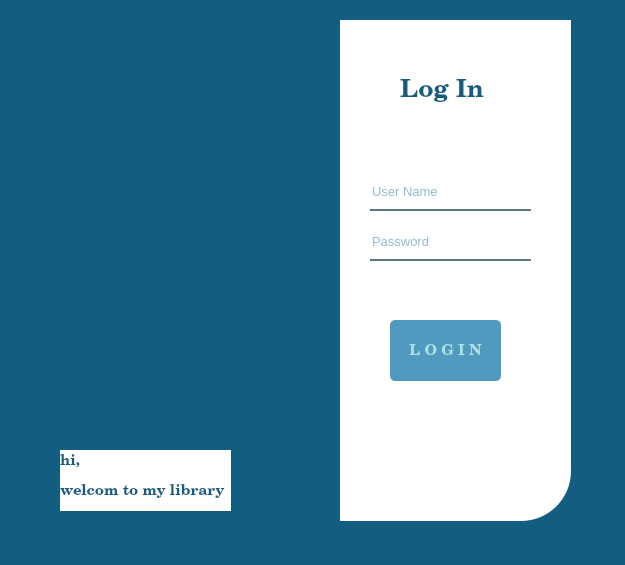
<?xml version="1.0" encoding="UTF-8"?>
<ui version="4.0">
 <class>Form</class>
 <widget class="QWidget" name="Form">
  <property name="geometry">
   <rect>
    <x>0</x>
    <y>0</y>
    <width>625</width>
    <height>565</height>
   </rect>
  </property>
  <property name="minimumSize">
   <size>
    <width>625</width>
    <height>565</height>
   </size>
  </property>
  <property name="maximumSize">
   <size>
    <width>625</width>
    <height>565</height>
   </size>
  </property>
  <property name="windowTitle">
   <string>Form</string>
  </property>
  <widget class="QLabel" name="label">
   <property name="geometry">
    <rect>
     <x>80</x>
     <y>60</y>
     <width>47</width>
     <height>13</height>
    </rect>
   </property>
   <property name="text">
    <string/>
   </property>
  </widget>
  <widget class="QWidget" name="widget_2" native="true">
   <property name="enabled">
    <bool>true</bool>
   </property>
   <property name="geometry">
    <rect>
     <x>-10</x>
     <y>0</y>
     <width>800</width>
     <height>600</height>
    </rect>
   </property>
   <property name="styleSheet">
    <string notr="true">background-color:rgb(19,93,128);</string>
   </property>
   <widget class="QWidget" name="widget" native="true">
    <property name="geometry">
     <rect>
      <x>0</x>
      <y>0</y>
      <width>600</width>
      <height>800</height>
     </rect>
    </property>
    <property name="minimumSize">
     <size>
      <width>600</width>
      <height>800</height>
     </size>
    </property>
    <property name="sizeIncrement">
     <size>
      <width>800</width>
      <height>600</height>
     </size>
    </property>
    <widget class="QLabel" name="label_2">
     <property name="geometry">
      <rect>
       <x>70</x>
       <y>170</y>
       <width>47</width>
       <height>13</height>
      </rect>
     </property>
     <property name="text">
      <string/>
     </property>
    </widget>
    <widget class="QLabel" name="label_3">
     <property name="geometry">
      <rect>
       <x>60</x>
       <y>20</y>
       <width>291</width>
       <height>501</height>
      </rect>
     </property>
     <property name="styleSheet">
      <string notr="true">background-image: url(:/belle/bel.jpg);
border-top-left-radius:50px;
</string>
     </property>
     <property name="text">
      <string/>
     </property>
    </widget>
    <widget class="QLabel" name="label_4">
     <property name="geometry">
      <rect>
       <x>350</x>
       <y>20</y>
       <width>231</width>
       <height>501</height>
      </rect>
     </property>
     <property name="styleSheet">
      <string notr="true">background-color:rgba(255,255,255,255);
border-bottom-right-radius:50px;</string>
     </property>
     <property name="text">
      <string/>
     </property>
    </widget>
    <widget class="QLabel" name="label_5">
     <property name="geometry">
      <rect>
       <x>410</x>
       <y>70</y>
       <width>111</width>
       <height>41</height>
      </rect>
     </property>
     <property name="font">
      <font>
       <family>Century</family>
       <pointsize>19</pointsize>
       <weight>75</weight>
       <bold>true</bold>
      </font>
     </property>
     <property name="styleSheet">
      <string notr="true">color:rgb(19,93,128);
background-color:rgb(255,255,255)</string>
     </property>
     <property name="text">
      <string>Log In</string>
     </property>
    </widget>
    <widget class="QLineEdit" name="lineEdit">
     <property name="geometry">
      <rect>
       <x>380</x>
       <y>180</y>
       <width>161</width>
       <height>31</height>
      </rect>
     </property>
     <property name="font">
      <font>
       <pointsize>10</pointsize>
      </font>
     </property>
     <property name="styleSheet">
      <string notr="true">background-color:rgba(0,0,0,0);
border:none;
border-bottom:2px solid rgba(46,82,101,200);
color:rgb(37,120,159);
padding-bottom:7px;</string>
     </property>
     <property name="text">
      <string/>
     </property>
     <property name="placeholderText">
      <string>User Name</string>
     </property>
    </widget>
    <widget class="QLineEdit" name="lineEdit_2">
     <property name="geometry">
      <rect>
       <x>380</x>
       <y>230</y>
       <width>161</width>
       <height>31</height>
      </rect>
     </property>
     <property name="font">
      <font>
       <pointsize>10</pointsize>
      </font>
     </property>
     <property name="styleSheet">
      <string notr="true">background-color:rgba(0,0,0,0);
border:none;
border-bottom:2px solid rgba(46,82,101,200);
color:rgb(37,120,159);
padding-bottom:7px;</string>
     </property>
     <property name="text">
      <string/>
     </property>
     <property name="echoMode">
      <enum>QLineEdit::Password</enum>
     </property>
     <property name="placeholderText">
      <string>Password</string>
     </property>
    </widget>
    <widget class="QPushButton" name="pushButton">
     <property name="geometry">
      <rect>
       <x>400</x>
       <y>320</y>
       <width>111</width>
       <height>61</height>
      </rect>
     </property>
     <property name="font">
      <font>
       <family>Century</family>
       <pointsize>11</pointsize>
       <weight>75</weight>
       <bold>true</bold>
      </font>
     </property>
     <property name="styleSheet">
      <string notr="true">QPushButton#pushButton{background-color:rgb(79,154,190);
border-radius:5px;
color:rgb(173,225,229);
}
QPushButton#pushButton:pressed{
padding-left:5px;
padding-top:5px;
background-color:rgb(19,93,128);
}</string>
     </property>
     <property name="text">
      <string>L O G I N</string>
     </property>
    </widget>
    <widget class="QLabel" name="label_6">
     <property name="geometry">
      <rect>
       <x>70</x>
       <y>450</y>
       <width>171</width>
       <height>21</height>
      </rect>
     </property>
     <property name="font">
      <font>
       <family>Century Schoolbook</family>
       <pointsize>11</pointsize>
       <weight>75</weight>
       <bold>true</bold>
      </font>
     </property>
     <property name="styleSheet">
      <string notr="true">background-color:rgba(255,255,255,255);
color:rgb(19,93,128)
</string>
     </property>
     <property name="text">
      <string>hi,</string>
     </property>
    </widget>
    <widget class="QLabel" name="label_7">
     <property name="geometry">
      <rect>
       <x>70</x>
       <y>470</y>
       <width>171</width>
       <height>41</height>
      </rect>
     </property>
     <property name="font">
      <font>
       <family>Century Schoolbook</family>
       <pointsize>11</pointsize>
       <weight>75</weight>
       <bold>true</bold>
      </font>
     </property>
     <property name="styleSheet">
      <string notr="true">background-color:rgba(255,255,255,255);
color:rgb(19,93,128)
</string>
     </property>
     <property name="text">
      <string>welcom to my library </string>
     </property>
    </widget>
   </widget>
  </widget>
 </widget>
 <resources>
  <include location="belle/belle.qrc"/>
 </resources>
 <connections/>
</ui>
